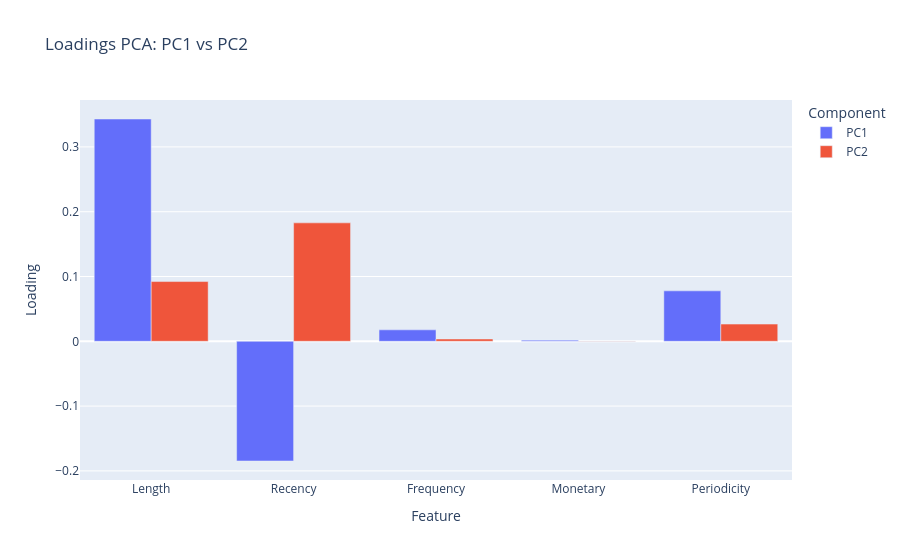

Notebook code for this chart:
### Markdown cell above
### Interpretación de las características según los loadings

**PC1:**  
La primera componente principal está influenciada principalmente por **Length** (positiva) y **Recency** (negativa). Esto sugiere que esta componente separa clientes con mayor antigüedad o trayectoria de clientes cuya última compra fue más lejana en el tiempo. La oposición entre Length y Recency indica un contraste entre historial del cliente y nivel de actividad reciente.

**PC2:**  
La segunda componente principal está dominada por **Recency** (positiva), por lo que captura variabilidad relacionada con cuánto tiempo ha pasado desde la última compra. Valores altos en esta componente tienden a estar asociados a clientes más inactivos, aunque también existe una contribución menor de Length.

### Code cell
loadings_long = loadings_df.reset_index().melt(
    id_vars="index", value_vars=["PC1", "PC2"], var_name="Component", value_name="Loading"
)

loadings_long.rename(columns={"index": "Feature"}, inplace=True)

fig = px.bar(
    loadings_long, x="Feature", y="Loading", color="Component", barmode="group", title="Loadings PCA: PC1 vs PC2"
)

fig.show()

### Figure 1 — Plotly figure (JSON) as saved in the notebook; plotly's stock layout.template omitted (floating-point values rounded to 4 significant figures)
{"data": [{"alignmentgroup": "True", "hovertemplate": "Component=PC1<br>Feature=%{x}<br>Loading=%{y}<extra></extra>", "legendgroup": "PC1", "marker": {"color": "#636efa", "pattern": {"shape": ""}}, "name": "PC1", "offsetgroup": "PC1", "orientation": "v", "showlegend": true, "textposition": "auto", "type": "bar", "x": ["Length", "Recency", "Frequency", "Monetary", "Periodicity"], "xaxis": "x", "y": [0.3431, -0.1847, 0.01771, 0.001815, 0.07786], "yaxis": "y"}, {"alignmentgroup": "True", "hovertemplate": "Component=PC2<br>Feature=%{x}<br>Loading=%{y}<extra></extra>", "legendgroup": "PC2", "marker": {"color": "#EF553B", "pattern": {"shape": ""}}, "name": "PC2", "offsetgroup": "PC2", "orientation": "v", "showlegend": true, "textposition": "auto", "type": "bar", "x": ["Length", "Recency", "Frequency", "Monetary", "Periodicity"], "xaxis": "x", "y": [0.09221, 0.1828, 0.003549, -0.0004547, 0.02658], "yaxis": "y"}], "layout": {"barmode": "group", "legend": {"title": {"text": "Component"}, "tracegroupgap": 0}, "title": {"text": "Loadings PCA: PC1 vs PC2"}, "xaxis": {"anchor": "y", "domain": [0, 1], "title": {"text": "Feature"}}, "yaxis": {"anchor": "x", "domain": [0, 1], "title": {"text": "Loading"}}}}
